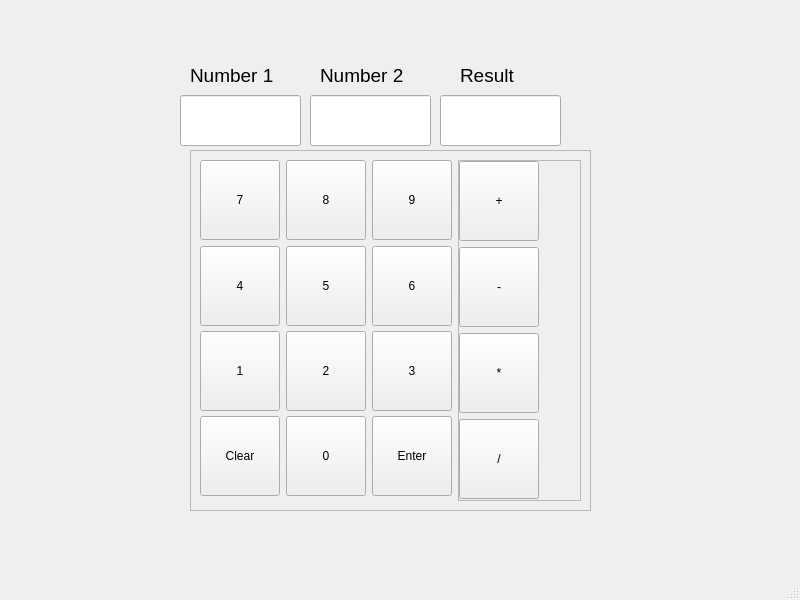
<?xml version="1.0" encoding="UTF-8"?>
<ui version="4.0">
 <class>MainWindow</class>
 <widget class="QMainWindow" name="MainWindow">
  <property name="geometry">
   <rect>
    <x>0</x>
    <y>0</y>
    <width>800</width>
    <height>600</height>
   </rect>
  </property>
  <property name="windowTitle">
   <string>MainWindow</string>
  </property>
  <widget class="QWidget" name="centralwidget">
   <widget class="QLineEdit" name="set_num_1">
    <property name="geometry">
     <rect>
      <x>180</x>
      <y>95</y>
      <width>121</width>
      <height>51</height>
     </rect>
    </property>
   </widget>
   <widget class="QLineEdit" name="set_num_2">
    <property name="geometry">
     <rect>
      <x>310</x>
      <y>95</y>
      <width>121</width>
      <height>51</height>
     </rect>
    </property>
   </widget>
   <widget class="QLineEdit" name="calc_result">
    <property name="geometry">
     <rect>
      <x>440</x>
      <y>95</y>
      <width>121</width>
      <height>51</height>
     </rect>
    </property>
   </widget>
   <widget class="QLabel" name="label">
    <property name="geometry">
     <rect>
      <x>190</x>
      <y>60</y>
      <width>111</width>
      <height>31</height>
     </rect>
    </property>
    <property name="text">
     <string>&lt;html&gt;&lt;head/&gt;&lt;body&gt;&lt;p&gt;&lt;span style=&quot; font-size:14pt;&quot;&gt;Number 1&lt;/span&gt;&lt;/p&gt;&lt;/body&gt;&lt;/html&gt;</string>
    </property>
   </widget>
   <widget class="QLabel" name="label_2">
    <property name="geometry">
     <rect>
      <x>320</x>
      <y>60</y>
      <width>101</width>
      <height>31</height>
     </rect>
    </property>
    <property name="text">
     <string>&lt;html&gt;&lt;head/&gt;&lt;body&gt;&lt;p&gt;&lt;span style=&quot; font-size:14pt;&quot;&gt;Number 2&lt;/span&gt;&lt;/p&gt;&lt;/body&gt;&lt;/html&gt;</string>
    </property>
   </widget>
   <widget class="QLabel" name="label_3">
    <property name="geometry">
     <rect>
      <x>460</x>
      <y>60</y>
      <width>81</width>
      <height>31</height>
     </rect>
    </property>
    <property name="text">
     <string>&lt;html&gt;&lt;head/&gt;&lt;body&gt;&lt;p&gt;&lt;span style=&quot; font-size:14pt;&quot;&gt;Result&lt;/span&gt;&lt;/p&gt;&lt;/body&gt;&lt;/html&gt;</string>
    </property>
   </widget>
   <widget class="QFrame" name="buttons_frame">
    <property name="geometry">
     <rect>
      <x>190</x>
      <y>150</y>
      <width>401</width>
      <height>361</height>
     </rect>
    </property>
    <property name="frameShape">
     <enum>QFrame::StyledPanel</enum>
    </property>
    <property name="frameShadow">
     <enum>QFrame::Raised</enum>
    </property>
    <layout class="QGridLayout" name="gridLayout">
     <item row="3" column="1">
      <widget class="QPushButton" name="num0_btn">
       <property name="minimumSize">
        <size>
         <width>80</width>
         <height>80</height>
        </size>
       </property>
       <property name="maximumSize">
        <size>
         <width>80</width>
         <height>80</height>
        </size>
       </property>
       <property name="text">
        <string>0</string>
       </property>
       <property name="iconSize">
        <size>
         <width>30</width>
         <height>30</height>
        </size>
       </property>
      </widget>
     </item>
     <item row="2" column="1">
      <widget class="QPushButton" name="num2_btn">
       <property name="minimumSize">
        <size>
         <width>80</width>
         <height>80</height>
        </size>
       </property>
       <property name="maximumSize">
        <size>
         <width>80</width>
         <height>80</height>
        </size>
       </property>
       <property name="text">
        <string>2</string>
       </property>
       <property name="iconSize">
        <size>
         <width>30</width>
         <height>30</height>
        </size>
       </property>
      </widget>
     </item>
     <item row="3" column="0">
      <widget class="QPushButton" name="clear_btn">
       <property name="minimumSize">
        <size>
         <width>80</width>
         <height>80</height>
        </size>
       </property>
       <property name="maximumSize">
        <size>
         <width>80</width>
         <height>80</height>
        </size>
       </property>
       <property name="text">
        <string>Clear</string>
       </property>
       <property name="iconSize">
        <size>
         <width>30</width>
         <height>30</height>
        </size>
       </property>
      </widget>
     </item>
     <item row="3" column="2">
      <widget class="QPushButton" name="enter_btn">
       <property name="minimumSize">
        <size>
         <width>80</width>
         <height>80</height>
        </size>
       </property>
       <property name="maximumSize">
        <size>
         <width>80</width>
         <height>80</height>
        </size>
       </property>
       <property name="text">
        <string>Enter</string>
       </property>
       <property name="iconSize">
        <size>
         <width>30</width>
         <height>30</height>
        </size>
       </property>
      </widget>
     </item>
     <item row="0" column="0">
      <widget class="QPushButton" name="num7_btn">
       <property name="minimumSize">
        <size>
         <width>80</width>
         <height>80</height>
        </size>
       </property>
       <property name="maximumSize">
        <size>
         <width>80</width>
         <height>80</height>
        </size>
       </property>
       <property name="text">
        <string>7</string>
       </property>
       <property name="iconSize">
        <size>
         <width>30</width>
         <height>30</height>
        </size>
       </property>
      </widget>
     </item>
     <item row="1" column="2">
      <widget class="QPushButton" name="num6_btn">
       <property name="minimumSize">
        <size>
         <width>80</width>
         <height>80</height>
        </size>
       </property>
       <property name="maximumSize">
        <size>
         <width>80</width>
         <height>80</height>
        </size>
       </property>
       <property name="text">
        <string>6</string>
       </property>
       <property name="iconSize">
        <size>
         <width>30</width>
         <height>30</height>
        </size>
       </property>
      </widget>
     </item>
     <item row="0" column="2">
      <widget class="QPushButton" name="num9_btn">
       <property name="minimumSize">
        <size>
         <width>80</width>
         <height>80</height>
        </size>
       </property>
       <property name="maximumSize">
        <size>
         <width>80</width>
         <height>80</height>
        </size>
       </property>
       <property name="text">
        <string>9</string>
       </property>
       <property name="iconSize">
        <size>
         <width>30</width>
         <height>30</height>
        </size>
       </property>
      </widget>
     </item>
     <item row="2" column="2">
      <widget class="QPushButton" name="num3_btn">
       <property name="minimumSize">
        <size>
         <width>80</width>
         <height>80</height>
        </size>
       </property>
       <property name="maximumSize">
        <size>
         <width>80</width>
         <height>80</height>
        </size>
       </property>
       <property name="text">
        <string>3</string>
       </property>
       <property name="iconSize">
        <size>
         <width>30</width>
         <height>30</height>
        </size>
       </property>
      </widget>
     </item>
     <item row="1" column="1">
      <widget class="QPushButton" name="num5_btn">
       <property name="minimumSize">
        <size>
         <width>80</width>
         <height>80</height>
        </size>
       </property>
       <property name="maximumSize">
        <size>
         <width>80</width>
         <height>80</height>
        </size>
       </property>
       <property name="text">
        <string>5</string>
       </property>
       <property name="iconSize">
        <size>
         <width>30</width>
         <height>30</height>
        </size>
       </property>
      </widget>
     </item>
     <item row="2" column="0">
      <widget class="QPushButton" name="num1_btn">
       <property name="minimumSize">
        <size>
         <width>80</width>
         <height>80</height>
        </size>
       </property>
       <property name="maximumSize">
        <size>
         <width>80</width>
         <height>80</height>
        </size>
       </property>
       <property name="text">
        <string>1</string>
       </property>
       <property name="iconSize">
        <size>
         <width>30</width>
         <height>30</height>
        </size>
       </property>
      </widget>
     </item>
     <item row="1" column="0">
      <widget class="QPushButton" name="num4_btn">
       <property name="minimumSize">
        <size>
         <width>80</width>
         <height>80</height>
        </size>
       </property>
       <property name="maximumSize">
        <size>
         <width>80</width>
         <height>80</height>
        </size>
       </property>
       <property name="text">
        <string>4</string>
       </property>
       <property name="iconSize">
        <size>
         <width>30</width>
         <height>30</height>
        </size>
       </property>
      </widget>
     </item>
     <item row="0" column="1">
      <widget class="QPushButton" name="num8_btn">
       <property name="minimumSize">
        <size>
         <width>80</width>
         <height>80</height>
        </size>
       </property>
       <property name="maximumSize">
        <size>
         <width>80</width>
         <height>80</height>
        </size>
       </property>
       <property name="text">
        <string>8</string>
       </property>
       <property name="iconSize">
        <size>
         <width>30</width>
         <height>30</height>
        </size>
       </property>
      </widget>
     </item>
     <item row="0" column="3" rowspan="5">
      <widget class="QFrame" name="operator_frame">
       <property name="frameShape">
        <enum>QFrame::StyledPanel</enum>
       </property>
       <property name="frameShadow">
        <enum>QFrame::Raised</enum>
       </property>
       <layout class="QVBoxLayout" name="verticalLayout">
        <property name="leftMargin">
         <number>0</number>
        </property>
        <property name="topMargin">
         <number>0</number>
        </property>
        <property name="rightMargin">
         <number>0</number>
        </property>
        <property name="bottomMargin">
         <number>0</number>
        </property>
        <item>
         <widget class="QPushButton" name="plus_btn">
          <property name="minimumSize">
           <size>
            <width>80</width>
            <height>80</height>
           </size>
          </property>
          <property name="maximumSize">
           <size>
            <width>80</width>
            <height>80</height>
           </size>
          </property>
          <property name="text">
           <string>+</string>
          </property>
          <property name="iconSize">
           <size>
            <width>30</width>
            <height>30</height>
           </size>
          </property>
         </widget>
        </item>
        <item>
         <widget class="QPushButton" name="sub_num">
          <property name="minimumSize">
           <size>
            <width>80</width>
            <height>80</height>
           </size>
          </property>
          <property name="maximumSize">
           <size>
            <width>80</width>
            <height>80</height>
           </size>
          </property>
          <property name="text">
           <string>-</string>
          </property>
          <property name="iconSize">
           <size>
            <width>30</width>
            <height>30</height>
           </size>
          </property>
         </widget>
        </item>
        <item>
         <widget class="QPushButton" name="mul_btn">
          <property name="minimumSize">
           <size>
            <width>80</width>
            <height>80</height>
           </size>
          </property>
          <property name="maximumSize">
           <size>
            <width>80</width>
            <height>80</height>
           </size>
          </property>
          <property name="text">
           <string>*</string>
          </property>
          <property name="iconSize">
           <size>
            <width>30</width>
            <height>30</height>
           </size>
          </property>
         </widget>
        </item>
        <item>
         <widget class="QPushButton" name="div_btn">
          <property name="minimumSize">
           <size>
            <width>80</width>
            <height>80</height>
           </size>
          </property>
          <property name="maximumSize">
           <size>
            <width>80</width>
            <height>80</height>
           </size>
          </property>
          <property name="text">
           <string>/</string>
          </property>
          <property name="iconSize">
           <size>
            <width>30</width>
            <height>30</height>
           </size>
          </property>
         </widget>
        </item>
       </layout>
      </widget>
     </item>
    </layout>
   </widget>
  </widget>
  <widget class="QMenuBar" name="menubar">
   <property name="geometry">
    <rect>
     <x>0</x>
     <y>0</y>
     <width>800</width>
     <height>26</height>
    </rect>
   </property>
  </widget>
  <widget class="QStatusBar" name="statusbar"/>
 </widget>
 <resources/>
 <connections/>
</ui>
